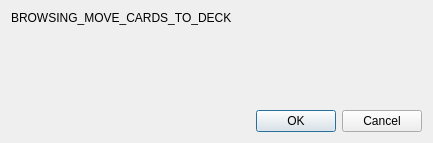
<?xml version="1.0" encoding="UTF-8"?>
<ui version="4.0">
 <class>Dialog</class>
 <widget class="QDialog" name="Dialog">
  <property name="geometry">
   <rect>
    <x>0</x>
    <y>0</y>
    <width>433</width>
    <height>143</height>
   </rect>
  </property>
  <property name="windowTitle">
   <string notr="true">Anki</string>
  </property>
  <layout class="QVBoxLayout" name="verticalLayout_2">
   <item>
    <widget class="QLabel" name="label">
     <property name="text">
      <string>BROWSING_MOVE_CARDS_TO_DECK</string>
     </property>
    </widget>
   </item>
   <item>
    <spacer name="verticalSpacer">
     <property name="orientation">
      <enum>Qt::Vertical</enum>
     </property>
     <property name="sizeHint" stdset="0">
      <size>
       <width>20</width>
       <height>40</height>
      </size>
     </property>
    </spacer>
   </item>
   <item>
    <widget class="QDialogButtonBox" name="buttonBox">
     <property name="orientation">
      <enum>Qt::Horizontal</enum>
     </property>
     <property name="standardButtons">
      <set>QDialogButtonBox::Cancel|QDialogButtonBox::Ok</set>
     </property>
    </widget>
   </item>
  </layout>
 </widget>
 <tabstops>
  <tabstop>buttonBox</tabstop>
 </tabstops>
 <resources/>
 <connections>
  <connection>
   <sender>buttonBox</sender>
   <signal>accepted()</signal>
   <receiver>Dialog</receiver>
   <slot>accept()</slot>
   <hints>
    <hint type="sourcelabel">
     <x>224</x>
     <y>192</y>
    </hint>
    <hint type="destinationlabel">
     <x>157</x>
     <y>213</y>
    </hint>
   </hints>
  </connection>
  <connection>
   <sender>buttonBox</sender>
   <signal>rejected()</signal>
   <receiver>Dialog</receiver>
   <slot>reject()</slot>
   <hints>
    <hint type="sourcelabel">
     <x>292</x>
     <y>198</y>
    </hint>
    <hint type="destinationlabel">
     <x>286</x>
     <y>213</y>
    </hint>
   </hints>
  </connection>
 </connections>
</ui>
